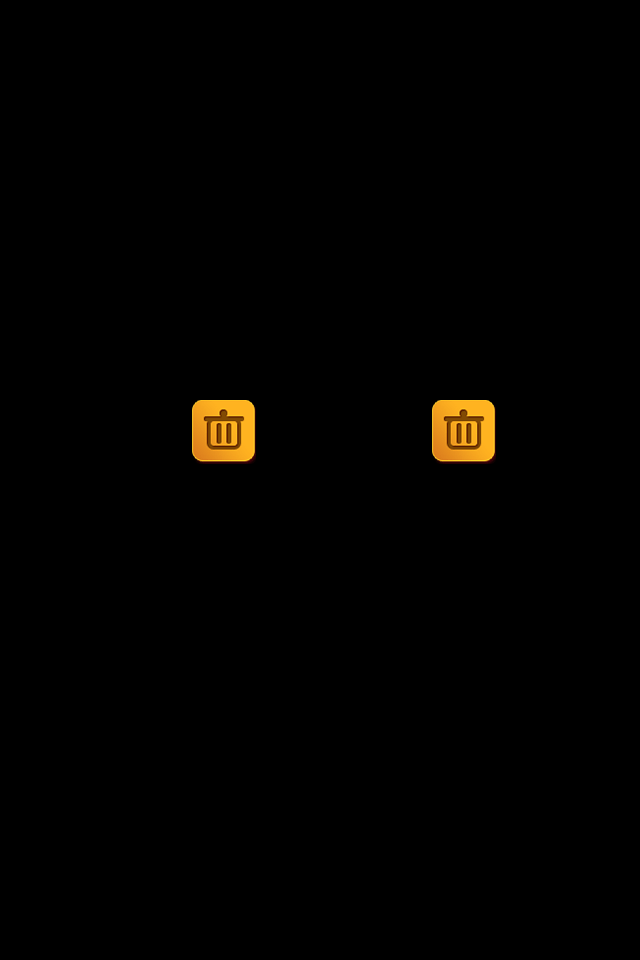

Below is a game level as drawn by its tile map, then a one-line description and the .tmx that defines it (tile-layer data replaced by summaries):
An orthogonal 40x60 tile map with 16x16 px tiles, 1 tile layer (块层 1).

<map version="1.2" tiledversion="1.2.0" orientation="orthogonal" renderorder="right-down" width="40" height="60" tilewidth="16" tileheight="16" infinite="0" nextlayerid="2" nextobjectid="1">
 <tileset firstgid="1" source="btn_11.tsx" />
 <layer id="1" name="块层 1" width="40" height="60">
  <data>[2400 cells, 32 non-empty, 16 distinct tile ids]</data>
 </layer>
</map>
